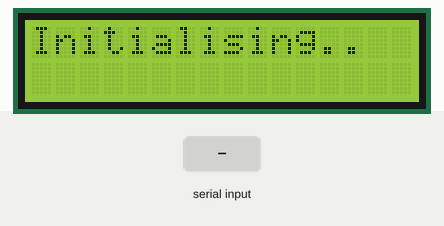
The sketch below on a simulated Arduino Uno, built with avr-gcc and run on an emulated ATmega328P. Shown: 16×2 character LCD. The test bench sets the inputs (shaded band). What the sketch prints to the serial monitor is not drawn.

Above: at 1.1 s.
At 3.1 s:
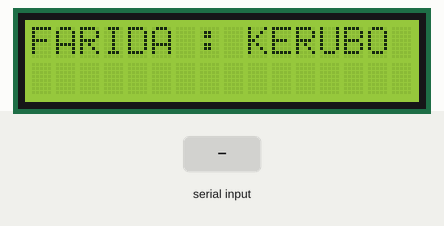
6.3 s: "1" received over Serial
At 7.8 s:
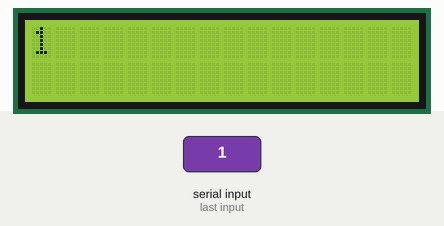
Timing chart, 0 to 9.3 s (numbered marks = the images above; inputs shaded):
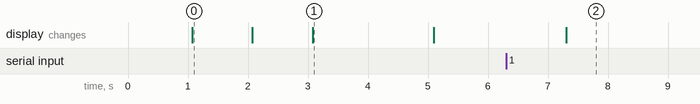

The sketch:

lcd.ino
```cpp
#include<LiquidCrystal.h>
String words;

LiquidCrystal lcd(13,12,5,4,3,2);

void setup()
{
    Serial.begin(9600);
    lcd.begin(16,2);
    lcd.setCursor(0,0);
    lcd.print("Initialising.");
    delay(1000);
    lcd.clear();
    lcd.print("Initialising..");
    delay(1000);
    lcd.clear();
    lcd.print("Initialising...");
    delay(1000);
    lcd.clear();
    lcd.print("FARIDA : KERUBO");
    delay(2000);
}

void loop()
{
    lcd.clear();
    Serial.print("Enter the line : ");
    while (Serial.available()==0) {
    }
    words = Serial.readString();
    Serial.println(words);
    lcd.setCursor(0,0);
    lcd.print(words);
    delay(5000);
    Serial.println(" ");
}
```

Measured:
- after the input at 6.3 s, the display: changes after 1.0 s (image 2)
- what the display in image 1 shows lasts 2.0 s, from 3.1 s to 5.1 s
